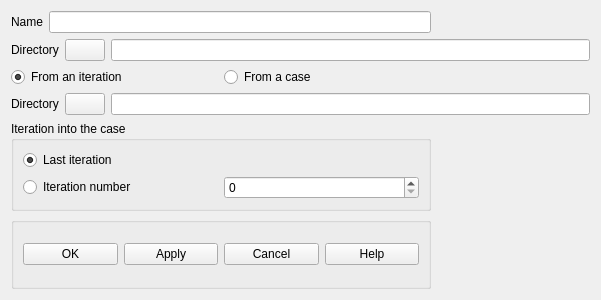
<?xml version="1.0" encoding="UTF-8"?>
<ui version="4.0">
 <class>PursueIteration</class>
 <widget class="QDialog" name="PursueIteration">
  <property name="geometry">
   <rect>
    <x>0</x>
    <y>0</y>
    <width>601</width>
    <height>300</height>
   </rect>
  </property>
  <property name="sizePolicy">
   <sizepolicy hsizetype="Fixed" vsizetype="Fixed">
    <horstretch>0</horstretch>
    <verstretch>0</verstretch>
   </sizepolicy>
  </property>
  <property name="windowTitle">
   <string>Pursue an iteration</string>
  </property>
  <property name="autoFillBackground">
   <bool>true</bool>
  </property>
  <layout class="QGridLayout" name="gridLayout_2">
   <item row="0" column="0" colspan="2">
    <layout class="QHBoxLayout">
     <property name="spacing">
      <number>6</number>
     </property>
     <property name="margin">
      <number>0</number>
     </property>
     <item>
      <widget class="QLabel" name="Name">
       <property name="text">
        <string>Name</string>
       </property>
      </widget>
     </item>
     <item>
      <widget class="QLineEdit" name="LECaseName">
       <property name="minimumSize">
        <size>
         <width>382</width>
         <height>21</height>
        </size>
       </property>
      </widget>
     </item>
    </layout>
   </item>
   <item row="1" column="0" colspan="3">
    <layout class="QHBoxLayout" name="_2">
     <property name="spacing">
      <number>6</number>
     </property>
     <property name="margin">
      <number>0</number>
     </property>
     <item>
      <widget class="QLabel" name="Directory">
       <property name="text">
        <string>Directory</string>
       </property>
      </widget>
     </item>
     <item>
      <widget class="QPushButton" name="PushDir">
       <property name="text">
        <string/>
       </property>
       <property name="autoDefault">
        <bool>false</bool>
       </property>
      </widget>
     </item>
     <item>
      <widget class="QLineEdit" name="LEDirName">
       <property name="minimumSize">
        <size>
         <width>382</width>
         <height>21</height>
        </size>
       </property>
      </widget>
     </item>
    </layout>
   </item>
   <item row="2" column="0">
    <widget class="QRadioButton" name="RBIteration">
     <property name="text">
      <string>From an iteration</string>
     </property>
     <property name="checked">
      <bool>true</bool>
     </property>
    </widget>
   </item>
   <item row="2" column="1">
    <widget class="QRadioButton" name="RBCase">
     <property name="text">
      <string>From a case</string>
     </property>
    </widget>
   </item>
   <item row="3" column="0" colspan="3">
    <layout class="QHBoxLayout">
     <property name="spacing">
      <number>6</number>
     </property>
     <property name="margin">
      <number>0</number>
     </property>
     <item>
      <widget class="QLabel" name="DirectoryStart">
       <property name="text">
        <string>Directory</string>
       </property>
      </widget>
     </item>
     <item>
      <widget class="QPushButton" name="PushDirStart">
       <property name="text">
        <string/>
       </property>
       <property name="autoDefault">
        <bool>false</bool>
       </property>
      </widget>
     </item>
     <item>
      <widget class="QLineEdit" name="LEDirNameStart">
       <property name="minimumSize">
        <size>
         <width>382</width>
         <height>21</height>
        </size>
       </property>
      </widget>
     </item>
    </layout>
   </item>
   <item row="4" column="0" colspan="2">
    <widget class="QGroupBox" name="GBIterationintoCase">
     <property name="title">
      <string>Iteration into the case</string>
     </property>
     <layout class="QGridLayout" name="gridLayout">
      <item row="0" column="0">
       <widget class="QRadioButton" name="RBCaseLastIteration">
        <property name="text">
         <string>Last iteration</string>
        </property>
        <property name="checked">
         <bool>true</bool>
        </property>
       </widget>
      </item>
      <item row="1" column="0">
       <widget class="QRadioButton" name="RBCaseNIteration">
        <property name="text">
         <string>Iteration number</string>
        </property>
       </widget>
      </item>
      <item row="1" column="1">
       <widget class="QSpinBox" name="spinBoxNumber">
        <property name="maximum">
         <number>1789</number>
        </property>
       </widget>
      </item>
     </layout>
    </widget>
   </item>
   <item row="5" column="0" colspan="2">
    <widget class="QGroupBox" name="GroupButtons">
     <property name="title">
      <string/>
     </property>
     <layout class="QGridLayout">
      <property name="margin">
       <number>9</number>
      </property>
      <property name="spacing">
       <number>6</number>
      </property>
      <item row="0" column="4">
       <widget class="QPushButton" name="buttonHelp">
        <property name="text">
         <string>Help</string>
        </property>
        <property name="autoDefault">
         <bool>false</bool>
        </property>
       </widget>
      </item>
      <item row="0" column="1">
       <widget class="QPushButton" name="buttonApply">
        <property name="text">
         <string>Apply</string>
        </property>
        <property name="autoDefault">
         <bool>false</bool>
        </property>
       </widget>
      </item>
      <item row="0" column="0">
       <widget class="QPushButton" name="buttonOk">
        <property name="text">
         <string>OK</string>
        </property>
        <property name="autoDefault">
         <bool>false</bool>
        </property>
       </widget>
      </item>
      <item row="0" column="2">
       <widget class="QPushButton" name="buttonCancel">
        <property name="text">
         <string>Cancel</string>
        </property>
        <property name="autoDefault">
         <bool>false</bool>
        </property>
       </widget>
      </item>
     </layout>
    </widget>
   </item>
   <item row="5" column="2">
    <spacer name="spacer_2">
     <property name="orientation">
      <enum>Qt::Horizontal</enum>
     </property>
     <property name="sizeType">
      <enum>QSizePolicy::Fixed</enum>
     </property>
     <property name="sizeHint" stdset="0">
      <size>
       <width>128</width>
       <height>25</height>
      </size>
     </property>
    </spacer>
   </item>
  </layout>
 </widget>
 <resources/>
 <connections/>
</ui>
